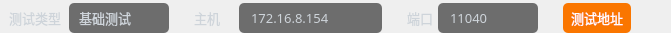
       <widget class="QWidget" name="widget_6" native="true">
        <property name="maximumSize">
         <size>
          <width>16777215</width>
          <height>33</height>
         </size>
        </property>
        <property name="styleSheet">
         <string notr="true">

QComboBox{
	color:#ffffff;
	border:0px solid #8a8a8a;
	color: rgb(138, 138, 138);
	border-radius:5px;
	background-color: rgb(25, 25, 25, 155);
	padding-left:10px;
	
	font: 10pt &quot;OPPOSans B&quot;;
}

QComboBox QAbstractItemView::item
{
	height:28px;
	font: 10pt &quot;OPPOSans B&quot;;
}

QComboBox:disabled{
	border:1px solid gray;
	color:gray;
}

QComboBox::drop-down{
	background:transparent;
}
QComboBox::down-arrow{
	image: url(:/lib/tree_open.png);
    width:20px;
	height:20px;
	margin-right: 10px;
}


QComboBox::down-arrow:enabled{
	color:#52DCFE;
}
QComboBox QAbstractItemView{
	font: 10pt &quot;OPPOSans B&quot;;
	outline:0px solid gray;
	border:1px solid #1e2d36;
	color:#ffffff;
	background-color:#1e2d36;
	selection-background-color:#52DCFE;
}

</string>
        </property>
        <layout class="QHBoxLayout" name="horizontalLayout_2">
         <property name="spacing">
          <number>5</number>
         </property>
         <property name="leftMargin">
          <number>9</number>
         </property>
         <property name="topMargin">
          <number>3</number>
         </property>
         <property name="rightMargin">
          <number>0</number>
         </property>
         <property name="bottomMargin">
          <number>0</number>
         </property>
         <item>
          <widget class="QLabel" name="label_14">
           <property name="minimumSize">
            <size>
             <width>55</width>
             <height>0</height>
            </size>
           </property>
           <property name="maximumSize">
            <size>
             <width>55</width>
             <height>16777215</height>
            </size>
           </property>
           <property name="font">
            <font>
             <family>OPPOSans B</family>
             <pointsize>10</pointsize>
             <stylestrategy>PreferAntialias</stylestrategy>
            </font>
           </property>
           <property name="styleSheet">
            <string notr="true">color:#ced4da;</string>
           </property>
           <property name="text">
            <string>测试类型</string>
           </property>
          </widget>
         </item>
         <item>
          <widget class="QComboBox" name="comboBox_testType">
           <property name="minimumSize">
            <size>
             <width>100</width>
             <height>30</height>
            </size>
           </property>
           <property name="font">
            <font>
             <family>OPPOSans B</family>
             <pointsize>10</pointsize>
             <stylestrategy>PreferAntialias</stylestrategy>
            </font>
           </property>
           <property name="styleSheet">
            <string notr="true">color:#ced4da;</string>
           </property>
           <item>
            <property name="text">
             <string>基础测试</string>
            </property>
           </item>
           <item>
            <property name="text">
             <string>性能测试</string>
            </property>
           </item>
          </widget>
         </item>
         <item>
          <spacer name="horizontalSpacer_16">
           <property name="orientation">
            <enum>Qt::Horizontal</enum>
           </property>
           <property name="sizeType">
            <enum>QSizePolicy::Fixed</enum>
           </property>
           <property name="sizeHint" stdset="0">
            <size>
             <width>20</width>
             <height>20</height>
            </size>
           </property>
          </spacer>
         </item>
         <item>
          <widget class="QLabel" name="label_2">
           <property name="minimumSize">
            <size>
             <width>40</width>
             <height>0</height>
            </size>
           </property>
           <property name="maximumSize">
            <size>
             <width>40</width>
             <height>16777215</height>
            </size>
           </property>
           <property name="font">
            <font>
             <family>OPPOSans B</family>
             <pointsize>10</pointsize>
             <stylestrategy>PreferAntialias</stylestrategy>
            </font>
           </property>
           <property name="styleSheet">
            <string notr="true">color:#ced4da;</string>
           </property>
           <property name="text">
            <string>主机</string>
           </property>
          </widget>
         </item>
         <item>
          <widget class="QLineEdit" name="lineEdit_host">
           <property name="minimumSize">
            <size>
             <width>0</width>
             <height>30</height>
            </size>
           </property>
           <property name="maximumSize">
            <size>
             <width>500</width>
             <height>16777215</height>
            </size>
           </property>
           <property name="font">
            <font>
             <family>OPPOSans B</family>
             <pointsize>10</pointsize>
             <stylestrategy>PreferAntialias</stylestrategy>
            </font>
           </property>
           <property name="styleSheet">
            <string notr="true">QLineEdit{
color:#ced4da;
border-radius: 14px;
background-color: rgb(25, 25, 25, 155);
border: 0px solid rgba(255, 255, 255, 0);
border-radius: 5px;
padding-left:10px;
padding-right:10px;
}</string>
           </property>
           <property name="text">
            <string>172.16.8.154</string>
           </property>
           <property name="placeholderText">
            <string>172.16.8.154</string>
           </property>
          </widget>
         </item>
         <item>
          <spacer name="horizontalSpacer_3">
           <property name="orientation">
            <enum>Qt::Horizontal</enum>
           </property>
           <property name="sizeType">
            <enum>QSizePolicy::Fixed</enum>
           </property>
           <property name="sizeHint" stdset="0">
            <size>
             <width>20</width>
             <height>20</height>
            </size>
           </property>
          </spacer>
         </item>
         <item>
          <widget class="QLabel" name="label">
           <property name="maximumSize">
            <size>
             <width>40</width>
             <height>16777215</height>
            </size>
           </property>
           <property name="font">
            <font>
             <family>OPPOSans B</family>
             <pointsize>10</pointsize>
             <stylestrategy>PreferAntialias</stylestrategy>
            </font>
           </property>
           <property name="styleSheet">
            <string notr="true">color:#ced4da;</string>
           </property>
           <property name="text">
            <string>端口</string>
           </property>
          </widget>
         </item>
         <item>
          <widget class="QLineEdit" name="lineEdit_port">
           <property name="minimumSize">
            <size>
             <width>0</width>
             <height>30</height>
            </size>
           </property>
           <property name="maximumSize">
            <size>
             <width>100</width>
             <height>16777215</height>
            </size>
           </property>
           <property name="font">
            <font>
             <family>OPPOSans B</family>
             <pointsize>10</pointsize>
             <stylestrategy>PreferAntialias</stylestrategy>
            </font>
           </property>
           <property name="styleSheet">
            <string notr="true">QLineEdit{
color:#ced4da;
border-radius: 14px;
background-color: rgb(25, 25, 25, 155);
border: 0px solid rgba(255, 255, 255, 0);
border-radius: 5px;
padding-left:10px;
padding-right:10px;
}</string>
           </property>
           <property name="text">
            <string>11040</string>
           </property>
           <property name="placeholderText">
            <string>9090</string>
           </property>
          </widget>
         </item>
         <item>
          <spacer name="horizontalSpacer_4">
           <property name="orientation">
            <enum>Qt::Horizontal</enum>
           </property>
           <property name="sizeType">
            <enum>QSizePolicy::Fixed</enum>
           </property>
           <property name="sizeHint" stdset="0">
            <size>
             <width>20</width>
             <height>20</height>
            </size>
           </property>
          </spacer>
         </item>
         <item>
          <widget class="QToolButton" name="toolButton_test">
           <property name="minimumSize">
            <size>
             <width>68</width>
             <height>30</height>
            </size>
           </property>
           <property name="font">
            <font>
             <family>OPPOSans B</family>
             <pointsize>10</pointsize>
             <weight>50</weight>
             <italic>false</italic>
             <bold>false</bold>
            </font>
           </property>
           <property name="styleSheet">
            <string notr="true">QToolButton {
	font: 10pt &quot;OPPOSans B&quot;;
	color: rgb(255, 255, 255);
	background-color: rgb(250, 118, 0);
	border-radius: 5px;
}

QToolButton::menu-indicator { 
	image: None;
}

 
QToolButton:hover {
	color: rgb(255, 255, 255);
	background-color: rgb(250, 118, 0);
}</string>
           </property>
           <property name="text">
            <string>测试地址</string>
           </property>
           <property name="icon">
            <iconset resource="lib.qrc">
             <normaloff>:/lib/node2.png</normaloff>:/lib/node2.png</iconset>
           </property>
           <property name="toolButtonStyle">
            <enum>Qt::ToolButtonTextBesideIcon</enum>
           </property>
          </widget>
         </item>
         <item>
          <spacer name="horizontalSpacer_2">
           <property name="orientation">
            <enum>Qt::Horizontal</enum>
           </property>
           <property name="sizeHint" stdset="0">
            <size>
             <width>40</width>
             <height>20</height>
            </size>
           </property>
          </spacer>
         </item>
        </layout>
       </widget>
